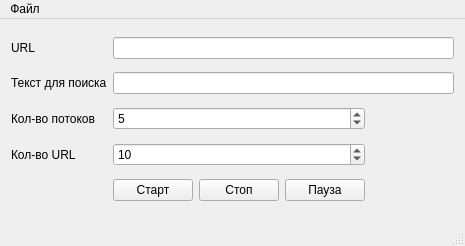
<?xml version="1.0" encoding="UTF-8"?>
<ui version="4.0">
 <class>MainWindow</class>
 <widget class="QMainWindow" name="MainWindow">
  <property name="geometry">
   <rect>
    <x>0</x>
    <y>0</y>
    <width>465</width>
    <height>246</height>
   </rect>
  </property>
  <property name="windowTitle">
   <string>WebPageGraphTextFinder</string>
  </property>
  <widget class="QWidget" name="centralWidget">
   <layout class="QGridLayout" name="gridLayout">
    <item row="4" column="0">
     <widget class="QLabel" name="label_4">
      <property name="text">
       <string>Кол-во URL</string>
      </property>
     </widget>
    </item>
    <item row="4" column="1">
     <widget class="QSpinBox" name="urlCountBox">
      <property name="value">
       <number>10</number>
      </property>
     </widget>
    </item>
    <item row="2" column="0">
     <widget class="QLabel" name="label_3">
      <property name="text">
       <string>Кол-во потоков</string>
      </property>
     </widget>
    </item>
    <item row="2" column="1">
     <widget class="QSpinBox" name="threadCountBox">
      <property name="value">
       <number>5</number>
      </property>
     </widget>
    </item>
    <item row="1" column="0">
     <widget class="QLabel" name="label_2">
      <property name="text">
       <string>Текст для поиска</string>
      </property>
     </widget>
    </item>
    <item row="1" column="1" colspan="3">
     <widget class="QLineEdit" name="txtSrchEdit"/>
    </item>
    <item row="0" column="0">
     <widget class="QLabel" name="label">
      <property name="text">
       <string>URL</string>
      </property>
     </widget>
    </item>
    <item row="0" column="1" colspan="3">
     <widget class="QLineEdit" name="urlEdit"/>
    </item>
    <item row="5" column="1">
     <layout class="QHBoxLayout" name="horizontalLayout">
      <item>
       <widget class="QPushButton" name="btnStart">
        <property name="text">
         <string>Старт</string>
        </property>
       </widget>
      </item>
      <item>
       <widget class="QPushButton" name="btnStop">
        <property name="text">
         <string>Стоп</string>
        </property>
       </widget>
      </item>
      <item>
       <widget class="QPushButton" name="btnPause">
        <property name="text">
         <string>Пауза</string>
        </property>
       </widget>
      </item>
     </layout>
    </item>
   </layout>
  </widget>
  <widget class="QMenuBar" name="menuBar">
   <property name="geometry">
    <rect>
     <x>0</x>
     <y>0</y>
     <width>465</width>
     <height>25</height>
    </rect>
   </property>
   <widget class="QMenu" name="menu">
    <property name="title">
     <string>Файл</string>
    </property>
    <addaction name="actionExit"/>
   </widget>
   <addaction name="menu"/>
  </widget>
  <widget class="QStatusBar" name="statusBar"/>
  <action name="actionExit">
   <property name="text">
    <string>Закрыть</string>
   </property>
  </action>
 </widget>
 <layoutdefault spacing="6" margin="11"/>
 <resources/>
 <connections/>
</ui>
